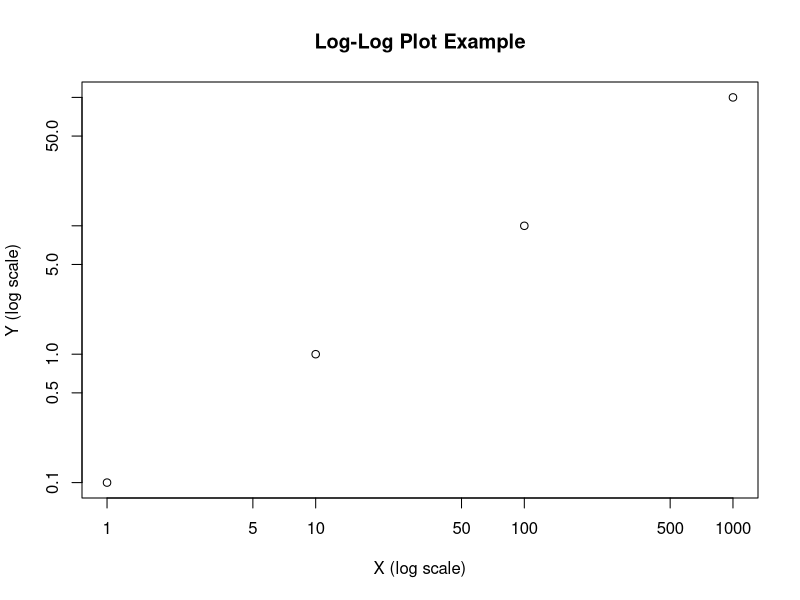
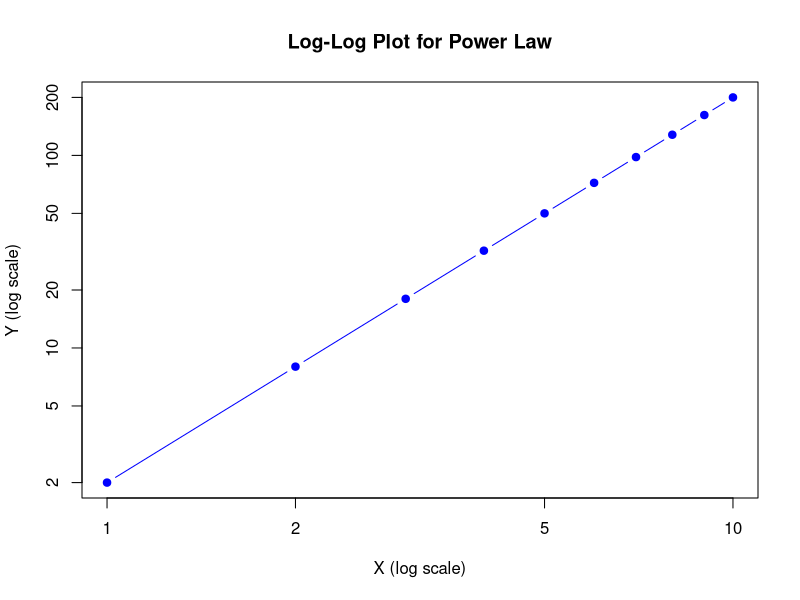
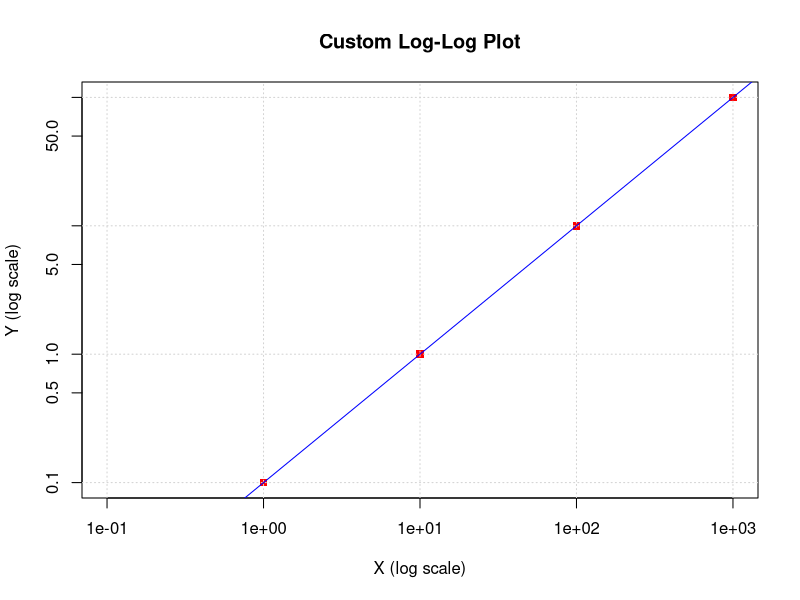

These figures' R source, in order:
## ---- chunk 1
# Sample data
x <- c(1, 10, 100, 1000)
y <- c(0.1, 1, 10, 100)

# Create a log-log plot
plot(x, y, log = "xy", main = "Log-Log Plot Example", 
     xlab = "X (log scale)", ylab = "Y (log scale)")
## ---- chunk 2
# Generate data for a power law relationship
x <- 1:10
y <- 2 * x^2

# Create a log-log plot
plot(x, y, log = "xy", type = "b", pch = 19, col = "blue", 
     main = "Log-Log Plot for Power Law", xlab = "X (log scale)", ylab = "Y (log scale)")
## ---- chunk 3
# Customizing a log-log plot
x <- c(1, 10, 100, 1000)
y <- c(0.1, 1, 10, 100)

plot(x, y, log = "xy", main = "Custom Log-Log Plot",
     xlab = "X (log scale)", ylab = "Y (log scale)",
     xlim = c(0.1, 1000), ylim = c(0.1, 100), col = "red", pch = 15)

# Adding grid lines
grid()

# Adding a trendline (linear regression)
abline(lm(log10(y) ~ log10(x)), col = "blue")
